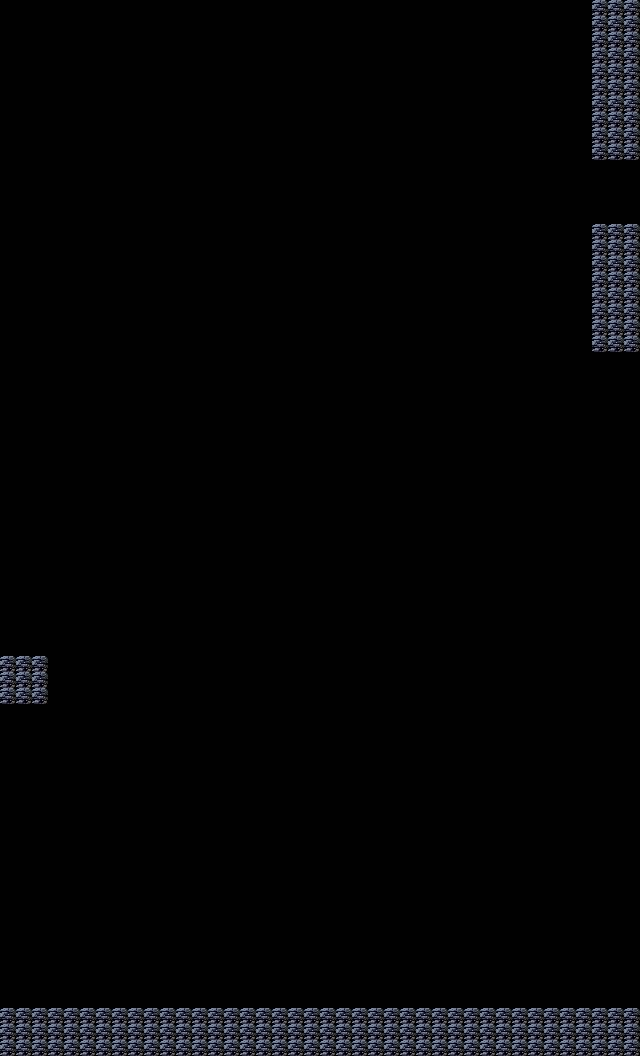

Tiled map render using the project's own tile images. Description and the whole map definition, tile-layer contents included, below:
An orthogonal 40x66 tile map with 16x16 px tiles, 1 tile layer (Collision).

<map version="1.10" tiledversion="1.10.2" orientation="orthogonal" renderorder="right-down" width="40" height="66" tilewidth="16" tileheight="16" infinite="0" nextlayerid="2" nextobjectid="1">
 <tileset firstgid="1" source="../tileset/tileset.tsx" />
 <layer id="1" name="Collision" width="40" height="66">
  <data encoding="csv">
0,0,0,0,0,0,0,0,0,0,0,0,0,0,0,0,0,0,0,0,0,0,0,0,0,0,0,0,0,0,0,0,0,0,0,0,0,1,1,1,
0,0,0,0,0,0,0,0,0,0,0,0,0,0,0,0,0,0,0,0,0,0,0,0,0,0,0,0,0,0,0,0,0,0,0,0,0,1,1,1,
0,0,0,0,0,0,0,0,0,0,0,0,0,0,0,0,0,0,0,0,0,0,0,0,0,0,0,0,0,0,0,0,0,0,0,0,0,1,1,1,
0,0,0,0,0,0,0,0,0,0,0,0,0,0,0,0,0,0,0,0,0,0,0,0,0,0,0,0,0,0,0,0,0,0,0,0,0,1,1,1,
0,0,0,0,0,0,0,0,0,0,0,0,0,0,0,0,0,0,0,0,0,0,0,0,0,0,0,0,0,0,0,0,0,0,0,0,0,1,1,1,
0,0,0,0,0,0,0,0,0,0,0,0,0,0,0,0,0,0,0,0,0,0,0,0,0,0,0,0,0,0,0,0,0,0,0,0,0,1,1,1,
0,0,0,0,0,0,0,0,0,0,0,0,0,0,0,0,0,0,0,0,0,0,0,0,0,0,0,0,0,0,0,0,0,0,0,0,0,1,1,1,
0,0,0,0,0,0,0,0,0,0,0,0,0,0,0,0,0,0,0,0,0,0,0,0,0,0,0,0,0,0,0,0,0,0,0,0,0,1,1,1,
0,0,0,0,0,0,0,0,0,0,0,0,0,0,0,0,0,0,0,0,0,0,0,0,0,0,0,0,0,0,0,0,0,0,0,0,0,1,1,1,
0,0,0,0,0,0,0,0,0,0,0,0,0,0,0,0,0,0,0,0,0,0,0,0,0,0,0,0,0,0,0,0,0,0,0,0,0,1,1,1,
0,0,0,0,0,0,0,0,0,0,0,0,0,0,0,0,0,0,0,0,0,0,0,0,0,0,0,0,0,0,0,0,0,0,0,0,0,0,0,0,
0,0,0,0,0,0,0,0,0,0,0,0,0,0,0,0,0,0,0,0,0,0,0,0,0,0,0,0,0,0,0,0,0,0,0,0,0,0,0,0,
0,0,0,0,0,0,0,0,0,0,0,0,0,0,0,0,0,0,0,0,0,0,0,0,0,0,0,0,0,0,0,0,0,0,0,0,0,0,0,0,
0,0,0,0,0,0,0,0,0,0,0,0,0,0,0,0,0,0,0,0,0,0,0,0,0,0,0,0,0,0,0,0,0,0,0,0,0,0,0,0,
0,0,0,0,0,0,0,0,0,0,0,0,0,0,0,0,0,0,0,0,0,0,0,0,0,0,0,0,0,0,0,0,0,0,0,0,0,1,1,1,
0,0,0,0,0,0,0,0,0,0,0,0,0,0,0,0,0,0,0,0,0,0,0,0,0,0,0,0,0,0,0,0,0,0,0,0,0,1,1,1,
0,0,0,0,0,0,0,0,0,0,0,0,0,0,0,0,0,0,0,0,0,0,0,0,0,0,0,0,0,0,0,0,0,0,0,0,0,1,1,1,
0,0,0,0,0,0,0,0,0,0,0,0,0,0,0,0,0,0,0,0,0,0,0,0,0,0,0,0,0,0,0,0,0,0,0,0,0,1,1,1,
0,0,0,0,0,0,0,0,0,0,0,0,0,0,0,0,0,0,0,0,0,0,0,0,0,0,0,0,0,0,0,0,0,0,0,0,0,1,1,1,
0,0,0,0,0,0,0,0,0,0,0,0,0,0,0,0,0,0,0,0,0,0,0,0,0,0,0,0,0,0,0,0,0,0,0,0,0,1,1,1,
0,0,0,0,0,0,0,0,0,0,0,0,0,0,0,0,0,0,0,0,0,0,0,0,0,0,0,0,0,0,0,0,0,0,0,0,0,1,1,1,
0,0,0,0,0,0,0,0,0,0,0,0,0,0,0,0,0,0,0,0,0,0,0,0,0,0,0,0,0,0,0,0,0,0,0,0,0,1,1,1,
0,0,0,0,0,0,0,0,0,0,0,0,0,0,0,0,0,0,0,0,0,0,0,0,0,0,0,0,0,0,0,0,0,0,0,0,0,0,0,0,
0,0,0,0,0,0,0,0,0,0,0,0,0,0,0,0,0,0,0,0,0,0,0,0,0,0,0,0,0,0,0,0,0,0,0,0,0,0,0,0,
0,0,0,0,0,0,0,0,0,0,0,0,0,0,0,0,0,0,0,0,0,0,0,0,0,0,0,0,0,0,0,0,0,0,0,0,0,0,0,0,
0,0,0,0,0,0,0,0,0,0,0,0,0,0,0,0,0,0,0,0,0,0,0,0,0,0,0,0,0,0,0,0,0,0,0,0,0,0,0,0,
0,0,0,0,0,0,0,0,0,0,0,0,0,0,0,0,0,0,0,0,0,0,0,0,0,0,0,0,0,0,0,0,0,0,0,0,0,0,0,0,
0,0,0,0,0,0,0,0,0,0,0,0,0,0,0,0,0,0,0,0,0,0,0,0,0,0,0,0,0,0,0,0,0,0,0,0,0,0,0,0,
0,0,0,0,0,0,0,0,0,0,0,0,0,0,0,0,0,0,0,0,0,0,0,0,0,0,0,0,0,0,0,0,0,0,0,0,0,0,0,0,
0,0,0,0,0,0,0,0,0,0,0,0,0,0,0,0,0,0,0,0,0,0,0,0,0,0,0,0,0,0,0,0,0,0,0,0,0,0,0,0,
0,0,0,0,0,0,0,0,0,0,0,0,0,0,0,0,0,0,0,0,0,0,0,0,0,0,0,0,0,0,0,0,0,0,0,0,0,0,0,0,
0,0,0,0,0,0,0,0,0,0,0,0,0,0,0,0,0,0,0,0,0,0,0,0,0,0,0,0,0,0,0,0,0,0,0,0,0,0,0,0,
0,0,0,0,0,0,0,0,0,0,0,0,0,0,0,0,0,0,0,0,0,0,0,0,0,0,0,0,0,0,0,0,0,0,0,0,0,0,0,0,
0,0,0,0,0,0,0,0,0,0,0,0,0,0,0,0,0,0,0,0,0,0,0,0,0,0,0,0,0,0,0,0,0,0,0,0,0,0,0,0,
0,0,0,0,0,0,0,0,0,0,0,0,0,0,0,0,0,0,0,0,0,0,0,0,0,0,0,0,0,0,0,0,0,0,0,0,0,0,0,0,
0,0,0,0,0,0,0,0,0,0,0,0,0,0,0,0,0,0,0,0,0,0,0,0,0,0,0,0,0,0,0,0,0,0,0,0,0,0,0,0,
0,0,0,0,0,0,0,0,0,0,0,0,0,0,0,0,0,0,0,0,0,0,0,0,0,0,0,0,0,0,0,0,0,0,0,0,0,0,0,0,
0,0,0,0,0,0,0,0,0,0,0,0,0,0,0,0,0,0,0,0,0,0,0,0,0,0,0,0,0,0,0,0,0,0,0,0,0,0,0,0,
0,0,0,0,0,0,0,0,0,0,0,0,0,0,0,0,0,0,0,0,0,0,0,0,0,0,0,0,0,0,0,0,0,0,0,0,0,0,0,0,
0,0,0,0,0,0,0,0,0,0,0,0,0,0,0,0,0,0,0,0,0,0,0,0,0,0,0,0,0,0,0,0,0,0,0,0,0,0,0,0,
0,0,0,0,0,0,0,0,0,0,0,0,0,0,0,0,0,0,0,0,0,0,0,0,0,0,0,0,0,0,0,0,0,0,0,0,0,0,0,0,
1,1,1,0,0,0,0,0,0,0,0,0,0,0,0,0,0,0,0,0,0,0,0,0,0,0,0,0,0,0,0,0,0,0,0,0,0,0,0,0,
1,1,1,0,0,0,0,0,0,0,0,0,0,0,0,0,0,0,0,0,0,0,0,0,0,0,0,0,0,0,0,0,0,0,0,0,0,0,0,0,
1,1,1,0,0,0,0,0,0,0,0,0,0,0,0,0,0,0,0,0,0,0,0,0,0,0,0,0,0,0,0,0,0,0,0,0,0,0,0,0,
0,0,0,0,0,0,0,0,0,0,0,0,0,0,0,0,0,0,0,0,0,0,0,0,0,0,0,0,0,0,0,0,0,0,0,0,0,0,0,0,
0,0,0,0,0,0,0,0,0,0,0,0,0,0,0,0,0,0,0,0,0,0,0,0,0,0,0,0,0,0,0,0,0,0,0,0,0,0,0,0,
0,0,0,0,0,0,0,0,0,0,0,0,0,0,0,0,0,0,0,0,0,0,0,0,0,0,0,0,0,0,0,0,0,0,0,0,0,0,0,0,
0,0,0,0,0,0,0,0,0,0,0,0,0,0,0,0,0,0,0,0,0,0,0,0,0,0,0,0,0,0,0,0,0,0,0,0,0,0,0,0,
0,0,0,0,0,0,0,0,0,0,0,0,0,0,0,0,0,0,0,0,0,0,0,0,0,0,0,0,0,0,0,0,0,0,0,0,0,0,0,0,
0,0,0,0,0,0,0,0,0,0,0,0,0,0,0,0,0,0,0,0,0,0,0,0,0,0,0,0,0,0,0,0,0,0,0,0,0,0,0,0,
0,0,0,0,0,0,0,0,0,0,0,0,0,0,0,0,0,0,0,0,0,0,0,0,0,0,0,0,0,0,0,0,0,0,0,0,0,0,0,0,
0,0,0,0,0,0,0,0,0,0,0,0,0,0,0,0,0,0,0,0,0,0,0,0,0,0,0,0,0,0,0,0,0,0,0,0,0,0,0,0,
0,0,0,0,0,0,0,0,0,0,0,0,0,0,0,0,0,0,0,0,0,0,0,0,0,0,0,0,0,0,0,0,0,0,0,0,0,0,0,0,
0,0,0,0,0,0,0,0,0,0,0,0,0,0,0,0,0,0,0,0,0,0,0,0,0,0,0,0,0,0,0,0,0,0,0,0,0,0,0,0,
0,0,0,0,0,0,0,0,0,0,0,0,0,0,0,0,0,0,0,0,0,0,0,0,0,0,0,0,0,0,0,0,0,0,0,0,0,0,0,0,
0,0,0,0,0,0,0,0,0,0,0,0,0,0,0,0,0,0,0,0,0,0,0,0,0,0,0,0,0,0,0,0,0,0,0,0,0,0,0,0,
0,0,0,0,0,0,0,0,0,0,0,0,0,0,0,0,0,0,0,0,0,0,0,0,0,0,0,0,0,0,0,0,0,0,0,0,0,0,0,0,
0,0,0,0,0,0,0,0,0,0,0,0,0,0,0,0,0,0,0,0,0,0,0,0,0,0,0,0,0,0,0,0,0,0,0,0,0,0,0,0,
0,0,0,0,0,0,0,0,0,0,0,0,0,0,0,0,0,0,0,0,0,0,0,0,0,0,0,0,0,0,0,0,0,0,0,0,0,0,0,0,
0,0,0,0,0,0,0,0,0,0,0,0,0,0,0,0,0,0,0,0,0,0,0,0,0,0,0,0,0,0,0,0,0,0,0,0,0,0,0,0,
0,0,0,0,0,0,0,0,0,0,0,0,0,0,0,0,0,0,0,0,0,0,0,0,0,0,0,0,0,0,0,0,0,0,0,0,0,0,0,0,
0,0,0,0,0,0,0,0,0,0,0,0,0,0,0,0,0,0,0,0,0,0,0,0,0,0,0,0,0,0,0,0,0,0,0,0,0,0,0,0,
0,0,0,0,0,0,0,0,0,0,0,0,0,0,0,0,0,0,0,0,0,0,0,0,0,0,0,0,0,0,0,0,0,0,0,0,0,0,0,0,
1,1,1,1,1,1,1,1,1,1,1,1,1,1,1,1,1,1,1,1,1,1,1,1,1,1,1,1,1,1,1,1,1,1,1,1,1,1,1,1,
1,1,1,1,1,1,1,1,1,1,1,1,1,1,1,1,1,1,1,1,1,1,1,1,1,1,1,1,1,1,1,1,1,1,1,1,1,1,1,1,
1,1,1,1,1,1,1,1,1,1,1,1,1,1,1,1,1,1,1,1,1,1,1,1,1,1,1,1,1,1,1,1,1,1,1,1,1,1,1,1
</data>
 </layer>
</map>
